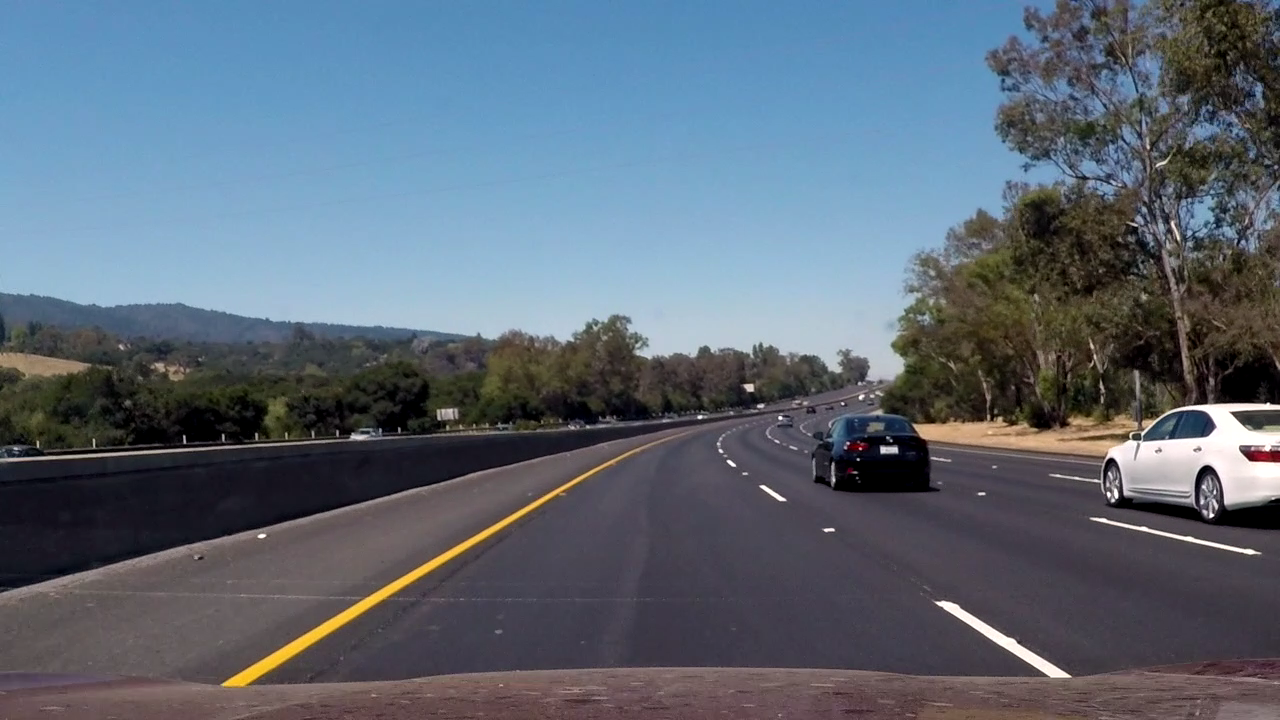
#> input picture Week2/lane_3.png, 1280 x 720 px, found by its file name
$ jupyter execute '复杂车道线识别20220807 (1).ipynb'   (older library calls are emulated)
#> lines starting #> are read from the running program, lines starting #| are printed output that depends on the picture; after the words box and inside, x2 and y2 are one past the last pixel; in counts of white or black regions, pixels touching at a corner belong together
[cell 1]
#reading image
import cv2
import numpy as np
img = cv2.imread('f:/lane/lane_3.png')
#> img is the input picture: shape (720, 1280, 3); mean B, G, R 117.7, 104.5, 92.6
cv2.imshow('img',img)
cv2.waitKey( )
cv2.destroyAllWindows()

[cell 2]
print(img.shape)   #BGR 默认形式   高（y）  宽（x）  通道（3）
#| (720, 1280, 3)

[cell 3]
print(img.shape[:])
#| (720, 1280, 3)

[cell 4]
print(img.shape[1:])
#| (1280, 3)

[cell 5]
print(img.shape[1::-1])  #  宽（x）   高（y）
#| (1280, 720)

[cell 6]
#图像灰度化处理
gray = cv2.cvtColor(img,cv2.COLOR_BGR2GRAY)

cv2.imshow('gray',gray)
cv2.waitKey( )
cv2.destroyAllWindows()

[cell 7]
#读图直接变成一张灰度图
import cv2
import numpy as np

gray = cv2.imread('f:/lane/lane_3.png',0)
#> gray: shape (720, 1280); min 0, max 255, mean 103.4

cv2.imshow('gray',gray)
cv2.waitKey( )
cv2.destroyAllWindows()

[cell 8]
#二值化处理（黑白）
binary = np.zeros_like(gray)
binary[(gray>=127)]=255

cv2.imshow('binary',binary)
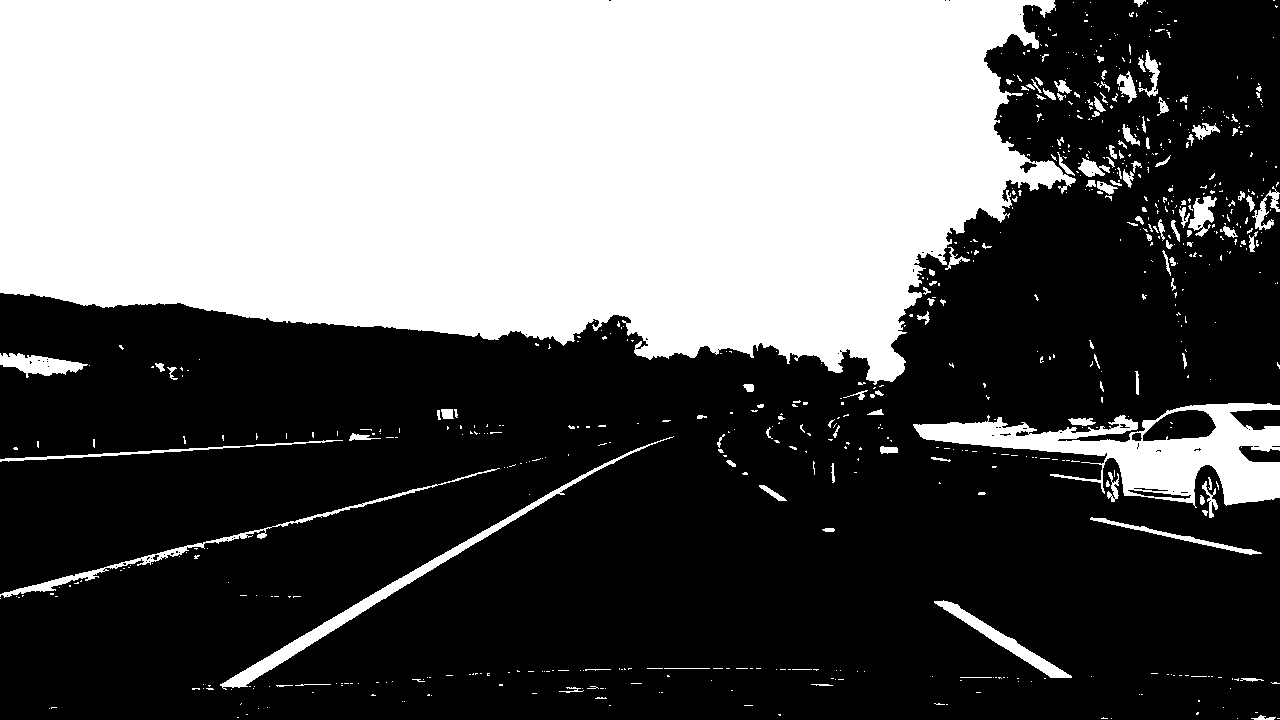
#> window 'binary': shape (720, 1280); 39.2% white; 715 white regions (586 under 20 px), largest, box (x1, y1, x2, y2) and area: (0, 0, 1076, 385) 325457, (913, 403, 1280, 508) 14970, (220, 436, 674, 690) 4007
cv2.waitKey( )
cv2.destroyAllWindows()

### 处理毛刺点

[cell 9]
#去噪的开运算
kernel = np.ones((3,3),np.uint8)
binary_Blur = cv2.morphologyEx(binary,cv2.MORPH_OPEN,kernel)

cv2.imshow('binary',binary)
cv2.imshow('binary_Blur',binary_Blur)
cv2.waitKey( )
cv2.destroyAllWindows()

### 透视变化

[cell 10]
#透视变换
startx = 300
starty = 700
length_pers = 680
width_pers = 680

dstps = np.float32([[(startx,starty),(startx,starty-length_pers),(startx+width_pers,starty-length_pers),
                    (startx+width_pers,starty)]])

srcps = np.array([[238,681],[546,497],[762,483],[1069,678]],dtype = 'float32')

M = cv2.getPerspectiveTransform(srcps,dstps)

binary_warped = cv2.warpPerspective(binary_Blur,M,binary_Blur.shape[1::-1],flags=cv2.INTER_LINEAR)


cv2.imshow('binary_Blur',binary_Blur)
cv2.imshow('binary_warped',binary_warped)
cv2.waitKey( )
cv2.destroyAllWindows()

### 直方图   目的-确定起始点

[cell 11]
#直方图
img1 = cv2.cvtColor(binary_warped,cv2.COLOR_GRAY2BGR) #为了画直方图颜色图
h=binary_warped.shape[0]
histogram = np.sum(binary_warped[h//2:,:],axis=0)

num = 0
for num in range(len(histogram)-1):
    cv2.line(img1,(num,int(720-histogram[num]/250)),(num+1,int(720-histogram[num+1]/250)),(0,0,255),8)
#> img1: shape (720, 1280, 3); mean B, G, R 6.9, 6.9, 10.6

lane_base = np.argmax(histogram)
print(lane_base)
cv2.imshow('img1',img1)
cv2.waitKey( )
cv2.destroyAllWindows()

### 滑窗取点

[cell 12]
#滑窗取点

nwindows = 25  #滑窗个数
window_height = int(binary_warped.shape[0]/nwindows)  #滑窗高度
nonzero = binary_warped.nonzero()  #非0的坐标值
#print(nonzero)
nonzeroy = np.array(nonzero[0])
nonzerox = np.array(nonzero[1])
lane_current = lane_base
#print(nonzerox)
margin = 25
minpix = 25

lane_inds = []

img1 = cv2.cvtColor(binary_warped, cv2.COLOR_GRAY2BGR)
for window in range(nwindows):
    win_y_low = binary_warped.shape[0] - (window + 1) * window_height
    win_y_high = binary_warped.shape[0] - window*window_height
    win_x_low = lane_current - margin
    win_x_high = lane_current + margin
    good_inds = ((nonzeroy >= win_y_low) & (nonzeroy < win_y_high)
                 & (nonzerox >= win_x_low) & (nonzerox < win_x_high)).nonzero()[0]
    cv2.rectangle(img1,(win_x_low,win_y_low),(win_x_high,win_y_high),(0,0,255),3)

    lane_inds.append(good_inds)

    if len(good_inds) > minpix:
        lane_current = int(np.mean(nonzerox[good_inds]))
#> img1: shape (720, 1280, 3); mean B, G, R 6.9, 6.9, 10.4
#> after the loop, lane_inds = 25 items

cv2.imshow("img1",img1)
#print(lane_base)
cv2.waitKey(0)
cv2.destroyAllWindows()

[cell 13]
#拟合成一元二次方程
lane_inds = np.concatenate(lane_inds)
pixelX=nonzerox[lane_inds]
pixelY=nonzeroy[lane_inds]
fit = np.polyfit(pixelY, pixelX, 2)
#> fit = [2.02e-05, -0.0204, 302.3]
ploty =np.array(list(set(pixelY)))
#> ploty = 687 values from 20 to 706

plotx = fit[0]*ploty**2 + fit[1]*ploty + fit[2]
#> plotx = 687 values, max 301.9 at index 0, min 297.2 at index 485, mean 298.4
num = 0
for num in range(len(ploty)-1):
    cv2.line(img1, (int(plotx[num]),int(ploty[num])),(int(plotx[num+1]),int(ploty[num+1])),(0,255,0), 10)
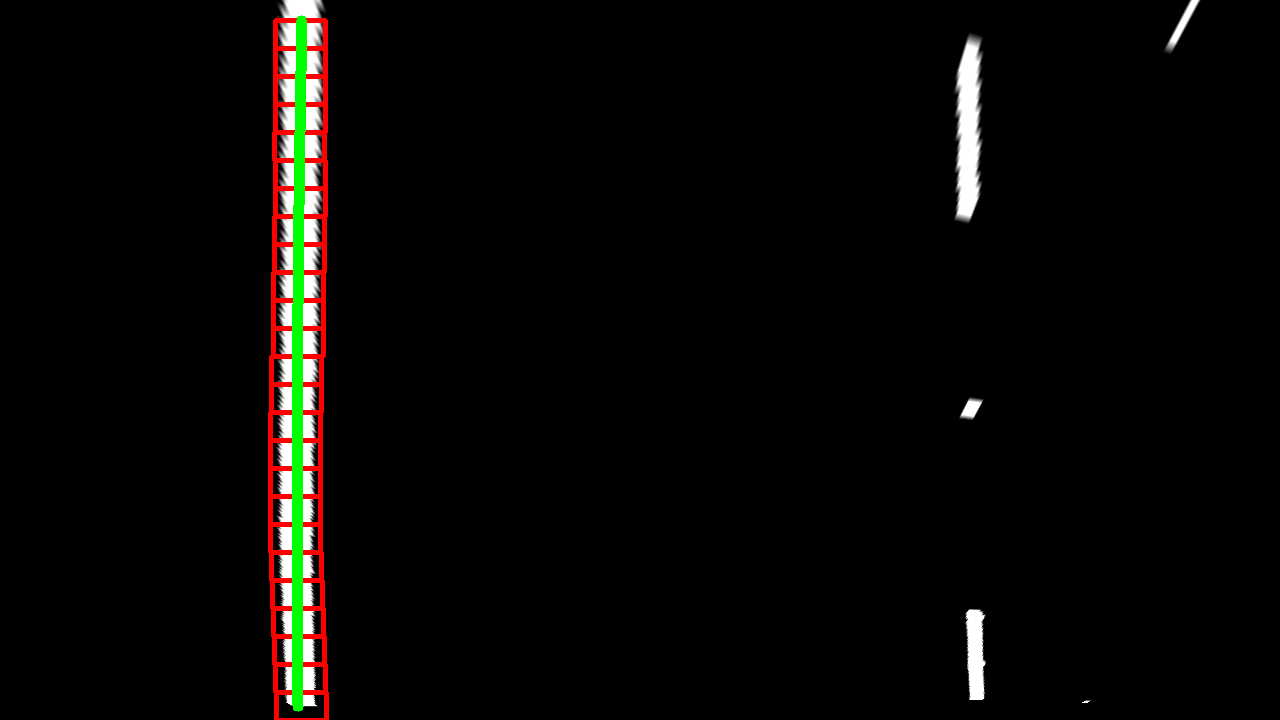
#> img1: shape (720, 1280, 3); mean B, G, R 5.2, 7.3, 8.4

cv2.imshow("img1",img1)

cv2.waitKey(0)
cv2.destroyAllWindows()

[cell 14]
#确定目标点
import math
aP = [0.0,0.0]

if(lane_base >=640):
    LorR = -1.0  #Right
else:
    LorR = 1.0  #Left

aimLaneP = [int(plotx[len(ploty)//2]),int(ploty[len(ploty)//2])]
#> aimLaneP = [297, 363]
img1 = cv2.circle(img1, (aimLaneP[0],aimLaneP[1]), 25, (255,0,0), -1)

lanePk =(1/(2*fit[0]))*aimLaneP[0] - fit[1]/(2*fit[0])
#> lanePk = 7350920.9
k_ver = -1/lanePk
#> k_ver = -1.36e-07
theta = math.atan(k_ver)
#> theta = -1.36e-07
aP[0] = aimLaneP[0] + math.cos(theta)*(LorR)*width_pers/2
aP[1] = aimLaneP[1] + math.sin(theta)*(LorR)*width_pers/2

img1 = cv2.circle(img1, (int(aP[0]),int(aP[1])), 25, (0,255,0), -1)


cv2.imshow("img1",img1)

cv2.waitKey(0)
cv2.destroyAllWindows()

[cell 15]
#附到原图上
Minv = cv2.getPerspectiveTransform(dstps,srcps)
#> Minv = [[0.23, -0.669, 463.9], [-0.0652, -0.424, 501], [-9.43e-05, -0.001, 1]]
newwarp = cv2.warpPerspective(img1, Minv, img1.shape[1::-1])
    # Combine the result with the original image

result = cv2.addWeighted(img, 1, newwarp, 0.3, 0)
cv2.imshow("result",result)
cv2.waitKey(0)
cv2.destroyAllWindows()

[cell 16]
#完整程序 一张图
import cv2
import numpy as np
import math

startx = 307
starty = 700
length_pers = 680
width_pers = 665
aP = [0.0,0.0]
dstps = np.float32([[(startx, starty), (startx, starty - length_pers), (startx + width_pers, starty - length_pers),
                    (startx + width_pers, starty)]])

srcps = np.array([[238., 681.], [546., 497.], [762., 483.], [1069., 678.]], dtype="float32")
M = cv2.getPerspectiveTransform(srcps, dstps)
#> M = [[-0.538, -1.45, 972.6], [-0.127, -1.94, 1030.7], [-0.000178, -0.00208, 1]]
Minv = cv2.getPerspectiveTransform(dstps,srcps)
#> Minv = [[0.235, -0.668, 460.1], [-0.0665, -0.424, 501.3], [-9.63e-05, -0.001, 1]]
img = cv2.imread('f:/lane/lane_3.png')
gray = cv2.cvtColor(img,cv2.COLOR_BGR2GRAY)


binary = np.zeros_like(gray)
binary[(gray >= 127)] = 255

binary_Blur = cv2.morphologyEx(binary, cv2.MORPH_OPEN,kernel) #开运算
#> binary_Blur: shape (720, 1280); 38.2% white; 194 white regions (86 under 20 px), largest, box (x1, y1, x2, y2) and area: (0, 0, 1075, 382) 323232, (914, 403, 1280, 505) 14195, (222, 459, 616, 687) 3794
#> binary: shape (720, 1280); 39% white; 723 white regions (595 under 20 px), largest, box (x1, y1, x2, y2) and area: (0, 0, 1076, 385) 324011, (913, 403, 1280, 508) 14891, (220, 436, 674, 690) 3938

binary_warped = cv2.warpPerspective(binary_Blur, M, img.shape[1::-1], flags=cv2.INTER_LINEAR)
img1 = cv2.cvtColor(binary_warped, cv2.COLOR_GRAY2BGR)
histogram = np.sum(binary_warped[binary_warped.shape[0]//2:,:], axis=0)
#> histogram = 1280 values, max 88278 at index 308, min 0 at index 0, mean 2423

lane_base = np.argmax(histogram)
#> lane_base = 308
nwindows = 25
window_height = int(binary_warped.shape[0]/nwindows)
#> window_height = 28
nonzero = binary_warped.nonzero()
#> nonzero = 34122 positions, rows 0 to 706, columns 281 to 1187
#print(nonzero)
nonzeroy = np.array(nonzero[0])
nonzerox = np.array(nonzero[1])
lane_current = lane_base
#> lane_current = 308

margin = 25
minpix = 25

lane_inds = []

img1 = cv2.cvtColor(binary_warped, cv2.COLOR_GRAY2BGR)
for window in range(nwindows):
    win_y_low = binary_warped.shape[0] - (window + 1) * window_height
    win_y_high = binary_warped.shape[0] - window*window_height
    win_x_low = lane_current - margin
    win_x_high = lane_current + margin
    good_inds = ((nonzeroy >= win_y_low) & (nonzeroy < win_y_high) & (nonzerox >= win_x_low) & (nonzerox < win_x_high)).nonzero()[0]
    #cv2.rectangle(img1,(win_x_low,win_y_low),(win_x_high,win_y_high),(0,0,255),3)

    lane_inds.append(good_inds)

    if len(good_inds) > minpix:
        lane_current = int(np.mean(nonzerox[good_inds]))
#> this loop made 25 passes
#> (win_x_low, win_x_high, lane_current) on passes 1 to 12: (283, 333, 307), (282, 332, 306), (281, 331, 305), (280, 330, 304), (279, 329, 303), (278, 328, 302), (277, 327, 302), (277, 327, 302), (277, 327, 302), (277, 327, 303), (278, 328, 303), (278, 328, 304)

#print(lane_inds)
lane_inds = np.concatenate(lane_inds)
pixelX=nonzerox[lane_inds]
pixelY=nonzeroy[lane_inds]
fit = np.polyfit(pixelY, pixelX, 2)
#> fit = [2.06e-05, -0.0204, 309.2]
#p1 = np.poly1d(fit)
#print(p1)
#pixlY_max = max(pixelY)
ploty =np.array(list(set(pixelY)))
#print(ploty)
plotx = fit[0]*ploty**2 + fit[1]*ploty + fit[2]
#> plotx = 687 values, max 308.8 at index 0, min 304.1 at index 477, mean 305.3
num = 0
for num in range(len(ploty)-1):
    cv2.line(img1, (int(plotx[num]),int(ploty[num])),(int(plotx[num+1]),
                                                      int(ploty[num+1])),(0,255,0), 10)
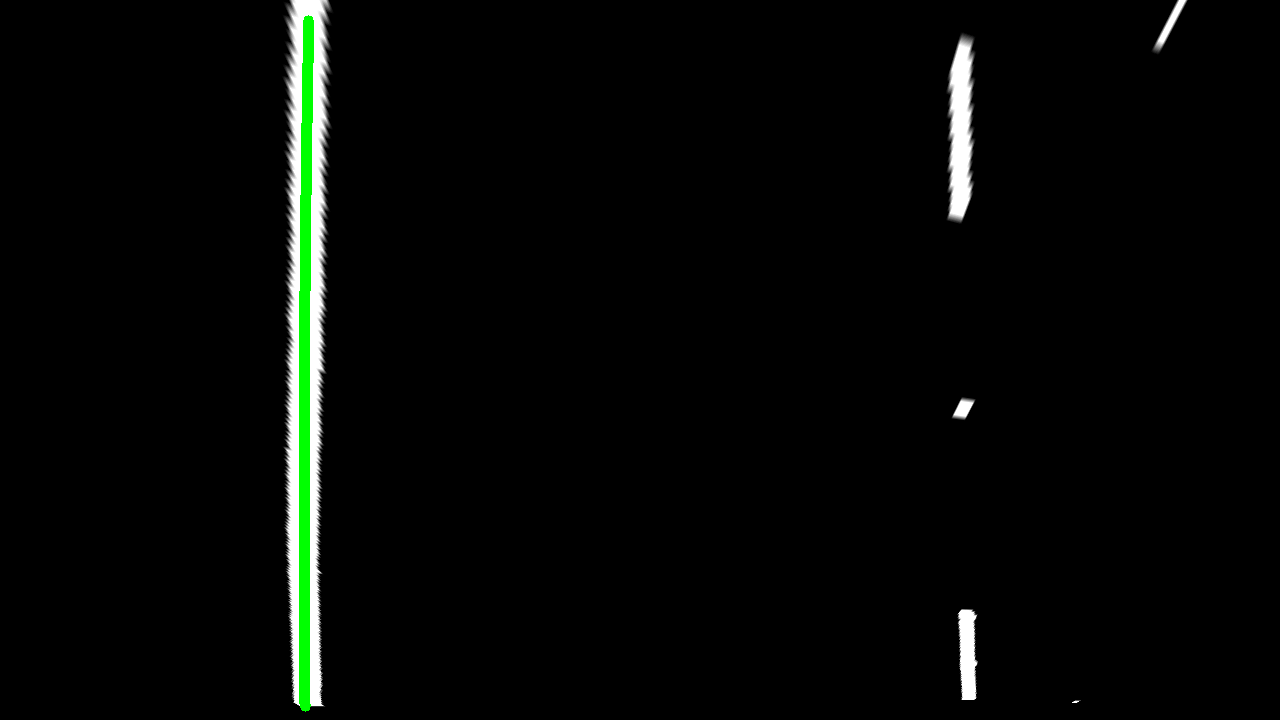
#> img1: shape (720, 1280, 3); mean B, G, R 5.7, 7.8, 5.7

aP = [0.0,0.0]

if(lane_base >=620):
    LorR = -1.0  #Right
else:
    LorR = 1.0  #Left


aimLaneP = [int(plotx[len(ploty)//2]),int(ploty[len(ploty)//2])]
#> aimLaneP = [304, 363]
img1 = cv2.circle(img1, (aimLaneP[0],aimLaneP[1]), 25, (255,0,0), -1)

lanePk =(1/(2*fit[0]))*aimLaneP[0] - fit[1]/(2*fit[0])
#> lanePk = 7396759.7
k_ver = -1/lanePk
#> k_ver = -1.35e-07
theta = math.atan(k_ver)
#> theta = -1.35e-07
aP[0] = aimLaneP[0] + math.cos(theta)*(LorR)*width_pers/2
aP[1] = aimLaneP[1] + math.sin(theta)*(LorR)*width_pers/2

img1 = cv2.circle(img1, (int(aP[0]),int(aP[1])), 25, (0,0,255), -1)
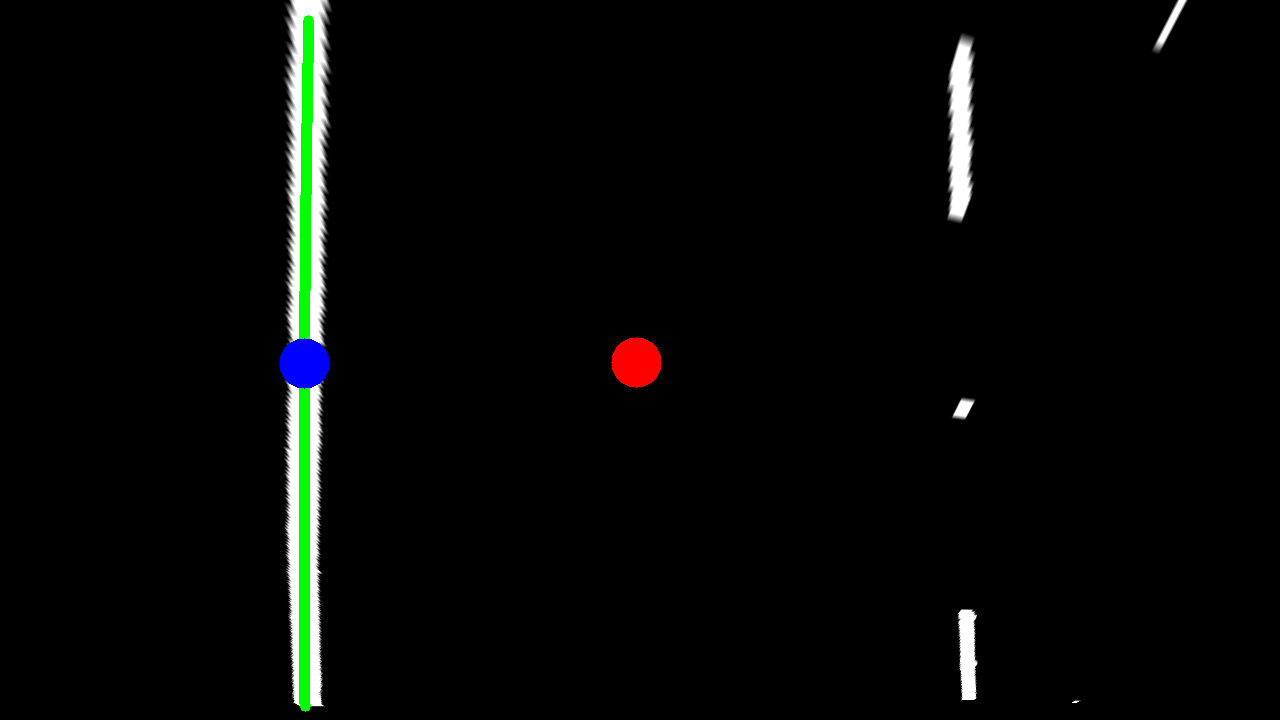
#> img1: shape (720, 1280, 3); mean B, G, R 6, 7.4, 6

newwarp = cv2.warpPerspective(img1, Minv, img1.shape[1::-1])
    # Combine the result with the original image

result = cv2.addWeighted(img, 1, newwarp, 0.3, 0)
cv2.imshow("result",result)
cv2.waitKey(0)
cv2.destroyAllWindows()
